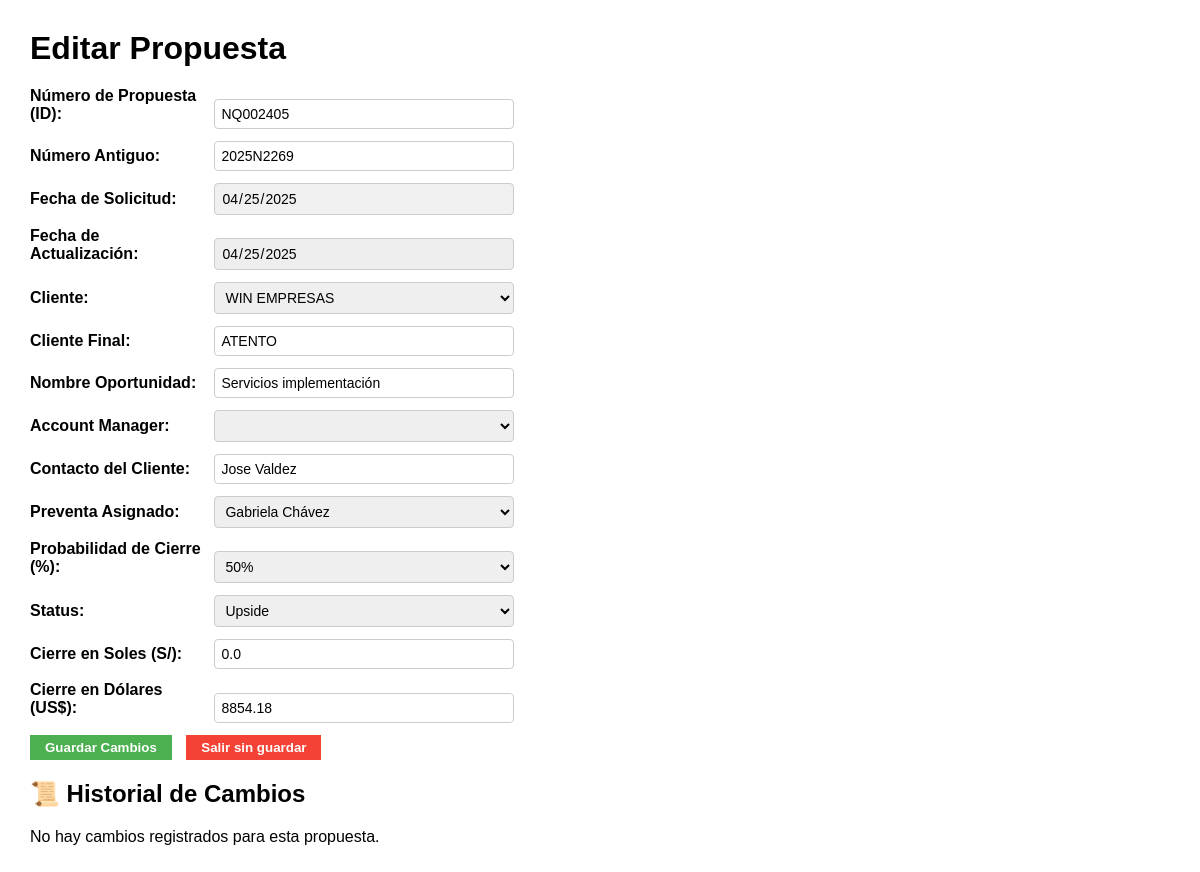
The page /propuestas/editar/NQ002405?next=/? (signed in) on the database as committed earlier.
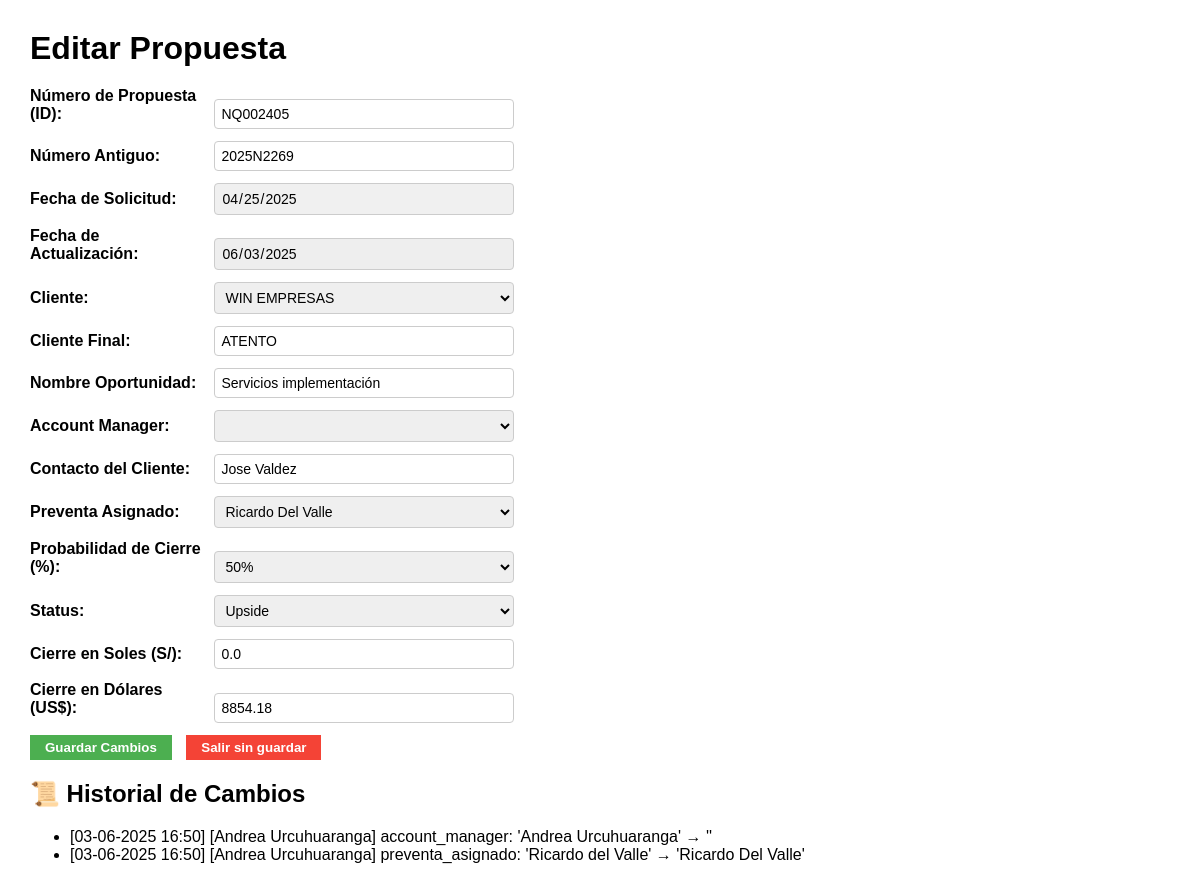
The same page on the database as committed later.
### tables this page shows
CREATE TABLE propuestas (
    id TEXT PRIMARY KEY,
    nro_antiguo TEXT,
    fecha_solicitud DATE,
    fecha_actualizacion DATE,
    cliente TEXT,
    cliente_final TEXT,
    nombre_oportunidad TEXT,
    account_manager TEXT,
    contacto_cliente TEXT,
    preventa_asignado TEXT,
    probabilidad_cierre REAL,
    status TEXT,
    cierre_soles REAL,
    cierre_dolares REAL,
    comentarios TEXT
);

CREATE TABLE clientes (
    id INTEGER PRIMARY KEY AUTOINCREMENT,
    nombre TEXT NOT NULL UNIQUE,
    direccion TEXT,
    telefono TEXT,
    email TEXT,
    contacto_principal TEXT,
    notas TEXT
);

CREATE TABLE usuarios (
            id INTEGER PRIMARY KEY AUTOINCREMENT,
            nombre TEXT NOT NULL,
            email TEXT NOT NULL UNIQUE,
            password TEXT NOT NULL,
            rol TEXT NOT NULL CHECK (
                rol IN ('administrador', 'gerente', 'director', 'account_manager', 'preventa', 'gestor')
            ),
            activo INTEGER NOT NULL DEFAULT 1
        , ultima_actualizacion_password TEXT, password_anterior TEXT);

CREATE TABLE logs_propuesta (
        id INTEGER PRIMARY KEY AUTOINCREMENT,
        id_propuesta TEXT NOT NULL,
        campo TEXT NOT NULL,
        valor_anterior TEXT,
        valor_nuevo TEXT,
        fecha TEXT NOT NULL,
        usuario TEXT NOT NULL
    );

### app.py (the view, shortened to what this page needs)
@app.route("/propuestas/editar/<string:id>", methods=["GET", "POST"])
def editar_propuesta(id):
    if "usuario_id" not in session:
        return redirect(url_for("login"))
    filtros = {"id": id}
    propuestas = leer_propuestas(filtros=filtros, pagina=1, filas_por_pagina=1)
    propuesta = propuestas[0] if propuestas else None
    if not propuesta:
        flash("Propuesta no encontrada.", "error")
        return redirect(url_for("index", **request.args))
    if not puede_editar_propuesta(propuesta):
        flash("No tienes permiso para editar esta propuesta.", "error")
        return redirect(url_for("index", **request.args))
    clientes = get_clientes()
    account_managers = get_account_managers()
    preventas = get_preventas()
    probabilidades = PROBABILIDAD_CIERRE
    estados = STATUS
    logs = sorted(leer_logs_propuesta(id), key=lambda l: l["fecha"], reverse=True)
    filtros_get = dict(request.args)  # Todos los filtros dinámicos
    return render_template(
        "editar_propuesta.html",
        propuesta=propuesta,
        clientes=clientes,
        account_managers=account_managers,
        preventas=preventas,
        probabilidades=probabilidades,
        estados=estados,
        logs=logs,
        filtros=filtros
    )

### app.py (called while the page is built, shortened)
@app.before_request
def verificar_acceso():
    rutas_publicas = ["/login", "/static", "/favicon.ico"]
    if not session.get("usuario_id"):
        if not any(request.path.startswith(r) for r in rutas_publicas):
            return redirect(url_for('login'))

@app.template_filter("datetime")
def datetime_filter(value, format="%d-%m-%Y %H:%M"):
    dt = datetime.strptime(value, "%Y-%m-%dT%H:%M:%S")
    return dt.strftime(format)

def puede_editar_propuesta(propuesta):
    rol = session.get("rol")
    usuario = session.get("nombre")
    if rol == "administrador":
        return True

### services/propuesta_service.py (called while the page is built)
def leer_logs_propuesta(id_propuesta):
    conn = get_db_connection()
    cursor = conn.cursor()
    cursor.execute("""
        SELECT campo, valor_anterior, valor_nuevo, usuario, fecha
        FROM logs_propuesta
        WHERE id_propuesta = ?
        ORDER BY fecha DESC
    """, (id_propuesta,))
    logs = cursor.fetchall()
    conn.close()
    return logs

    @property
    def nro_oportunidad(self):
        return self.id

### templates/editar_propuesta.html (shortened to what this page needs)
<!DOCTYPE html>
<html lang="es">
<head>
</head>
<body>
    <h1>Editar Propuesta</h1>
    <form method="POST">
        <div><label>Número de Propuesta (ID):</label> <input type="text" name="nro_oportunidad" value="{{ propuesta.nro_oportunidad }}" readonly></div>
        <div><label>Número Antiguo:</label> <input type="text" name="nro_antiguo" value="{{ propuesta.nro_antiguo }}"></div>
        <div><label>Fecha de Solicitud:</label> <input type="date" name="fecha_solicitud" value="{{ propuesta.fecha_solicitud }}" readonly style="background-color: #f0f0f0;"></div>
        <div><label>Fecha de Actualización:</label> <input type="date" name="fecha_actualizacion" value="{{ propuesta.fecha_actualizacion }}" readonly style="background-color: #eee;"></div>
        <div><label>Cliente:</label>
            <select name="cliente">
                {% for opcion in clientes %}
                    <option value="{{ opcion }}" {% if propuesta.cliente == opcion %}selected{% endif %}>{{ opcion }}</option>
                {% endfor %}
            </select>
        </div>
        <div><label>Cliente Final:</label> <input type="text" name="cliente_final" value="{{ propuesta.cliente_final }}"></div>
        <div><label>Nombre Oportunidad:</label> <input type="text" name="nombre_oportunidad" value="{{ propuesta.nombre_oportunidad }}"></div>
        <div><label>Account Manager:</label>
            <select name="account_manager">
            </select>
        </div>
        <div><label>Contacto del Cliente:</label> <input type="text" name="contacto_cliente" value="{{ propuesta.contacto_cliente }}"></div>
        <div><label>Preventa Asignado:</label>
            <select name="preventa_asignado">
                {% for opcion in preventas %}
                    <option value="{{ opcion }}" {% if propuesta.preventa_asignado == opcion %}selected{% endif %}>{{ opcion }}</option>
                {% endfor %}
            </select>
        </div>
        <div><label>Probabilidad de Cierre (%):</label>
            <select name="probabilidad_cierre">
                {% for val in probabilidades %}
                    <option value="{{ val }}" {% if propuesta.probabilidad_cierre == val %}selected{% endif %}>
                        {{ (val * 100)|int }}%
                    </option>
                {% endfor %}
            </select>
        </div>
        <div><label>Status:</label>
            <select name="status">
                {% for opcion in estados %}
                    <option value="{{ opcion }}" {% if propuesta.status == opcion %}selected{% endif %}>{{ opcion }}</option>
                {% endfor %}
            </select>
        </div>
        <div><label>Cierre en Soles (S/):</label> <input type="number" step="0.01" name="cierre_soles" value="{{ propuesta.cierre_soles }}"></div>
        <div><label>Cierre en Dólares (US$):</label> <input type="number" step="0.01" name="cierre_dolares" value="{{ propuesta.cierre_dolares }}"></div>
        <div>
            <button type="submit" class="button guardar">Guardar Cambios</button>
            {% if request.args.get("next") %}
              <a href="{{ request.args.get('next') }}">
                <button type="button" class="button salir">Salir sin guardar</button>
              </a>
            {% else %}
              <a href="{{ url_for('index', **filtros) }}">
                <button type="button" class="button salir">Salir sin guardar</button>
              </a>
            {% endif %}
        </div>
    </form>
    <h2>📜 Historial de Cambios</h2>
    {% if logs %}
        <ul>
            {% for log in logs %}
                <li>
                    [{{ log.fecha | datetime }}] [{{ log.usuario }}] {{ log.campo }}: '{{ log.valor_anterior }}' → '{{ log.valor_nuevo }}'
                </li>
            {% endfor %}
        </ul>
    {% else %}
        <p>No hay cambios registrados para esta propuesta.</p>
    {% endif %}
</body>
</html>

Rows that differ between the two databases and show on the page:
changed propuestas "NQ002405": fecha_actualizacion "04/25/2025" → "06/03/2025"; preventa_asignado (not shown) → "Ricardo Del Valle"
added logs_propuesta: fecha "03-06-2025 16:50", usuario "Andrea Urcuhuaranga", campo "account_manager", valor_anterior "Andrea Urcuhuaranga"
added logs_propuesta: fecha "03-06-2025 16:50", usuario "Andrea Urcuhuaranga", campo "preventa_asignado", valor_anterior "Ricardo del Valle", valor_nuevo "Ricardo Del Valle"
Other text that changed with them:
form field preventa_asignado: "Gabriela Chávez" → (not shown)
text no longer shown: "No hay cambios registrados para esta propuesta."
